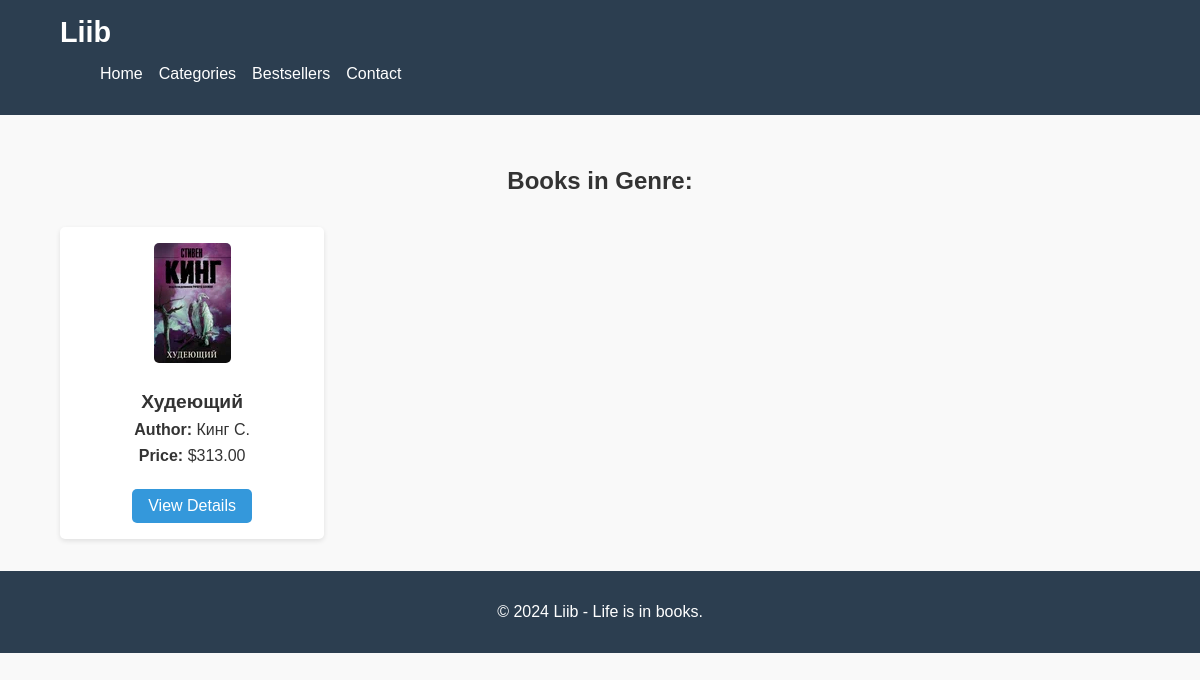
/genre/hor/, run on the app's committed database.
### books/models.py (models this page shows, shortened)
class Book(models.Model):
    title = models.CharField(max_length=100)
    author = models.CharField(max_length=100)
    published_date = models.DateField()
    photo = models.ImageField(upload_to='images/')
    description = models.TextField(null=True, blank=True)
    price = models.DecimalField(max_digits=8, decimal_places=2, null=True)
    genre = models.ForeignKey(Genre, on_delete=models.SET_NULL, null=True, related_name='books')

### books/views.py (the view)
# urls.py: path('genre/<str:genre_code>/', genrepage_view, name='genre'),
def genrepage_view(request, genre_code):
    books = Book.objects.filter(genre__code=genre_code)
    return render(request, 'genrepage.html',{'books': books})

### templates/genrepage.html (shortened to what this page needs)
<!DOCTYPE html>
{% load static %}
<html lang="en">
<head>
    <link rel="stylesheet" href="{% static 'css/genrepage.css' %}">
</head>
<body>
    <header>
        <div class="container">
            <h1 class="logo">Liib</h1>
            <nav>
                <ul class="nav-links">
                    <li><a href="/home/">Home</a></li>
                    <li><a href="/categories/">Categories</a></li>
                    <li><a href="/bestsellers/">Bestsellers</a></li>
                    <li><a href="/contact/">Contact</a></li>
                </ul>
            </nav>
        </div>
    </header>
    <main>
        <section class="books-by-genre">
            <div class="container">
                <h1>Books in Genre: {{ genre_name }}</h1>
                <div class="book-grid">
                    {% for book in books %}
                    <div class="book-item">
                        <img src="{{ book.photo.url }}" alt="{{ book.title }}">
                        <h3>{{ book.title }}</h3>
                        <p><strong>Author:</strong> {{ book.author }}</p>
                        <p><strong>Price:</strong> ${{ book.price }}</p>
                        <a href="/book/{{ book.id }}/" class="btn">View Details</a>
                    </div>
                    {% empty %}
                    <p>No books found in this genre.</p>
                    {% endfor %}
                </div>
            </div>
        </section>
    </main>
    <footer>
        <div class="container">
            <p>&copy; 2024 Liib - Life is in books.</p>
        </div>
    </footer>
</body>
</html>

### static/css/genrepage.css (style rules this page uses)
body { font-family: Arial, sans-serif; margin: 0; padding: 0; color: #333; background-color: #f9f9f9; }
.container { width: 90%; max-width: 1200px; margin: 0 auto; }
header { background-color: #2c3e50; color: white; padding: 1rem 0; }
.logo { font-size: 1.8rem; margin: 0; }
.nav-links { list-style: none; display: flex; gap: 1rem; }
.nav-links a { color: white; text-decoration: none; }
.books-by-genre { padding: 2rem 0; }
.books-by-genre h1 { text-align: center; margin-bottom: 2rem; }
.book-grid { display: grid; grid-template-columns: repeat(4, 1fr); gap: 1rem; }
.book-item { width: 90%; background-color: white; border-radius: 5px; padding: 1rem; box-shadow: 0 2px 5px rgba(0, 0, 0, 0.1); text-align: center; }
.book-item img { max-width: 100%; border-radius: 5px; margin-bottom: 1rem; }
.book-item h3 { margin: 0.5rem 0; font-size: 1.2rem; }
.book-item p { margin: 0.5rem 0; }
.book-item .btn { display: inline-block; padding: 0.5rem 1rem; background-color: #3498db; color: white; text-decoration: none; border-radius: 5px; margin-top: 1rem; }
footer { background-color: #2c3e50; color: white; padding: 1rem 0; text-align: center; }

### data on the page
Book: photo (picture), title "Худеющий", author "Кинг С.", price "313.00"
